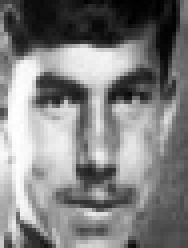
#> input picture people/Unknown/11.jpg, 47 x 62 px (shown 4 times larger)
$ jupyter execute --allow-errors Opencv_face_detect.ipynb   (text cells are left out)
#> lines starting #> are read from the running program, lines starting #| are printed output that depends on the picture
[cell 1]
import cv2
import numpy as np
import os
import pickle
import matplotlib.pyplot as plt
from IPython.display import clear_output
from sklearn.svm import SVC
from sklearn.model_selection import GridSearchCV,KFold
from sklearn.decomposition import PCA
from sklearn.preprocessing import StandardScaler

[cell 2]
cam = cv2.VideoCapture(0)
folder = "people/"+input('Person:').lower()
#> the answer given: scikit_learn_data/lfw_home/lfw_funneled/Abdel_Nasser_Assidi

if not os.path.exists(folder):
    os.mkdir(folder)

    flag_start_capturing = False
    sample=1

    cv2.namedWindow("Face", cv2.WINDOW_NORMAL)

    while True:
        ret,frame = cam.read()
        gray = gray_scale(frame)
        faces_coord = detect_face(gray)

        if len(faces_coord):
            faces = normalize_faces(frame,faces_coord)
            cv2.imwrite(folder + '/' + str(sample)+'.jpg',faces[0])
            plot_show(faces[0],"Image saved:"+str(sample))
            clear_output(wait=True)
            if flag_start_capturing == True:
                sample += 1

        draw_rectangle(frame,faces_coord)
        cv2.imshow('Face',frame)
        keypress=cv2.waitKey(1)

        if keypress == ord('c'):

            if flag_start_capturing == False:
                flag_start_capturing = True


        if sample >500:
            break

    cam.release()
    cv2.destroyAllWindows()
else:
    print ("This name already exists.")

[cell 3]
def detect_face(frame):


    detector = cv2.CascadeClassifier("frontal_face.xml")

    faces = detector.detectMultiScale(frame,1.2,5)

    return faces

def gray_scale(image):
    image = cv2.cvtColor(image, cv2.COLOR_BGR2GRAY)
    return image

def cut_faces(image, faces_coord):
    faces = []

    for (x, y, w, h) in faces_coord:

        faces.append(image[y: y + h, x : x + w ])

    return faces

def normalize_intensity(images):
    images_norm = []
    for image in images:
        images_norm.append(cv2.equalizeHist(image))
    return images_norm

def resize(images,size=(47,62)):
    image_resize = []

    for image in images:
        if image.shape < size:
            img_size = cv2.resize(image,size,interpolation=cv2.INTER_CUBIC)
        else:
            img_size = cv2.resize(image,size,interpolation=cv2.INTER_AREA)
        image_resize.append(img_size)

    return image_resize

def normalize_faces(frame, faces_coord):
    gray_frame = gray_scale(frame)
    faces = cut_faces(gray_frame, faces_coord)
    faces = normalize_intensity(faces)

    faces = resize(faces)
    return faces

def plot_show(image,title=""):
    if len(image.shape) == 3:
        image = cv2.cvtColor(image, cv2.COLOR_BGR2RGB)

    plt.axis("off")
    plt.title(title)
    plt.imshow(image,cmap="Greys_r")
    plt.show()

def draw_rectangle(image, coords):
    for (x, y, w, h) in coords:

        cv2.rectangle(image, (x , y), (x + w , y + h), (0,0,255),2)

def collect_dataset():
    images = []
    labels = []
    labels_dic = {}

    people = [person for person in os.listdir("people/")]

    for i, person in enumerate(people):
        labels_dic[i] = person
        for image in os.listdir("people/" + person):
            if image.endswith('.jpg'or 'jpeg'):
                images.append(cv2.imread("people/" + person + '/' + image, 0))
                labels.append(i)
    return (images, np.array(labels), labels_dic)

#> (a cell that did not finish here is left out)

[cell 5]
images, labels, labels_dic = collect_dataset()

[cell 6]
print (len(images))
print (labels_dic)

[cell 7]
X_train=np.asarray(images)

[cell 8]
train=X_train.reshape(len(X_train),-1)

[cell 9]
train.shape
#> Out = (3, 2914)
#> (reads svc_linear_face.pkl from the repository)
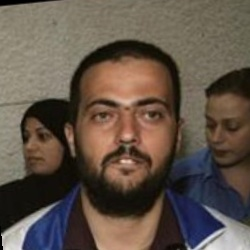
#> input picture scikit_learn_data/lfw_home/lfw_funneled/Abdel_Nasser_Assidi/Abdel_Nasser_Assidi_0001.jpg, 250 x 250 px, given in place of the camera
#> further down, frame is the input picture: shape (250, 250, 3); mean B, G, R 72.7, 83.8, 97.1
#> `gray = cv2.cvtColor(frame,cv2.COLOR_BGR2GRAY)`:
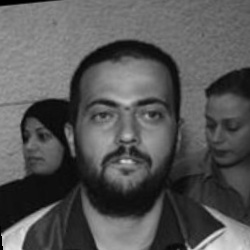
#> gray: shape (250, 250); min 0, max 231, mean 86.5

[cell 10]
sc = StandardScaler()
X_train_sc = sc.fit_transform(train.astype(np.float64))
pca1 = PCA(n_components=.97)
new_train=pca1.fit_transform(X_train_sc)

[cell 11]
pca1.n_components_

[cell 12]
kf=KFold(n_splits=5,shuffle=True)
param_grid = {'C':[.0001,.001,.01,.1,1,10]}
gs_svc = GridSearchCV(SVC(kernel='linear',probability=True),param_grid=param_grid,cv=kf,scoring='accuracy')
#> (the rest of this cell did not finish here and is left out)

#> (a cell that did not finish here is left out)

#> (a cell that did not finish here is left out)

[cell 15]
filename = 'svc_linear_face.pkl'
#> (the rest of this cell did not finish here and is left out)

[cell 16]
cam = cv2.VideoCapture(0)
font=cv2.FONT_HERSHEY_PLAIN
cv2.namedWindow("opencv_face", cv2.WINDOW_AUTOSIZE)
#> (the rest of this cell did not finish here and is left out)

#> the loop in resize, `for image in images:` made 2 passes
#> pass 1, in resize, `img_size = cv2.resize(image,size,interpolation=cv2.INTER_AREA)`:
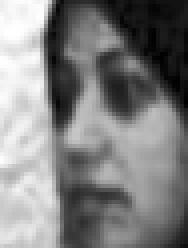
#> img_size: shape (62, 47) (shown 4 times larger); min 2, max 255, mean 128.6
#> pass 2, in resize, `img_size = cv2.resize(image,size,interpolation=cv2.INTER_AREA)`:
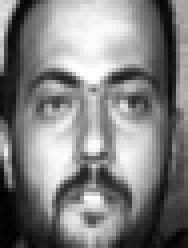
#> img_size: shape (62, 47) (shown 4 times larger); min 1, max 255, mean 128.3
        for i, face in enumerate(faces): # for each detected face

            t=face.reshape(1,-1)
            t=sc.transform(t.astype(np.float64))
            test = pca1.transform(t)
            prob=svc1.predict_proba(test)
            confidence = svc1.decision_function(test)
            print (confidence)
            print (prob)

            pred = svc1.predict(test)
            print (pred,pred[0])

            name=labels_dic[pred[0]].capitalize()
            print (name)

            if prob[0][0]>.9:

                cv2.putText(frame, 'Hiten',(faces_coord[i][0], faces_coord[i][1] - 10),
                            cv2.FONT_HERSHEY_PLAIN, 2, (66, 53, 243), 2)


            elif prob[0][1]>.95:
                cv2.putText(frame,'kartikey',(faces_coord[i][0], faces_coord[i][1] - 10),
                            cv2.FONT_HERSHEY_PLAIN, 3, (66, 53, 243), 2)

            elif prob[0][2]>.95:
                cv2.putText(frame,'kuldeep',(faces_coord[i][0], faces_coord[i][1] - 10),
                            cv2.FONT_HERSHEY_PLAIN, 3, (66, 53, 243), 2)
            elif prob[0][3]>.85:
                cv2.putText(frame,'Mayank',(faces_coord[i][0], faces_coord[i][1] - 10),
                            cv2.FONT_HERSHEY_PLAIN, 3, (66, 53, 243), 2)
            elif prob[0][4]>.75:
                cv2.putText(frame,'Unknown',(faces_coord[i][0], faces_coord[i][1] - 10),
                            cv2.FONT_HERSHEY_PLAIN, 3, (66, 53, 243), 2)

        clear_output(wait = True)
        draw_rectangle(frame, faces_coord) # rectangle around face

    cv2.putText(frame, "ESC to exit", (5, frame.shape[0] - 5),cv2.FONT_HERSHEY_PLAIN, 1.3, (66, 53, 243), 2,cv2.LINE_AA)

    cv2.imshow("opencv_face", frame) # live feed in external
    if cv2.waitKey(5) == 27:

        break

cam.release()
cv2.destroyAllWindows()
